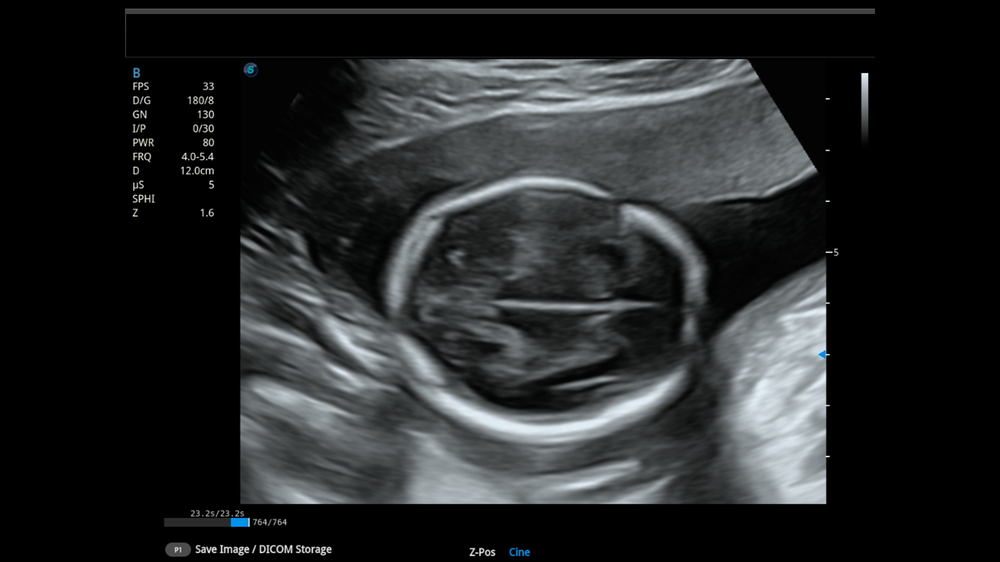
#> input picture pipeline/51.png, 1000 x 562 px, shrunk from 1920 x 1080 before the run
$ python image_quality_assessment.py ../pipeline/51.png ../pipeline/51.png   (older library calls are emulated)
#> lines starting #> are read from the running program, lines starting #| are printed output that depends on the picture; after the words box and inside, x2 and y2 are one past the last pixel; in counts of white or black regions, pixels touching at a corner belong together
"""
Image Quality Assessment for Fetal Ultrasound Images
This script implements 2 Full-Reference and 2 No-Reference metrics specifically useful for fetal ultrasound imaging.

Full-Reference Methods:
    1. SSIM (Structural Similarity Index) - Range: [-1, 1], Higher is better
    2. FSIM (Feature Similarity Index) - Range: [0, 1], Higher is better

No-Reference Methods:
    1. BRISQUE (Blind/Referenceless Image Spatial Quality Evaluator) - Range: [0, 100], Lower is better
    2. NIQE (Natural Image Quality Evaluator) - Range: [0, ∞], Lower is better
"""

import sys
import numpy as np
import cv2
from skimage.metrics import structural_similarity as ssim
from scipy.ndimage import convolve
from scipy.special import gamma
import warnings
warnings.filterwarnings('ignore')


# ======================== FULL-REFERENCE METHODS ========================

def calculate_ssim(reference_img, test_img):
    """
    Calculate Structural Similarity Index (SSIM)

    Args:
        reference_img: Reference/ground truth image
        test_img: Test/degraded image

    Returns:
        float: SSIM value in range [-1, 1], where 1 means identical images

    Quality Interpretation:
        > 0.9  : Excellent quality
        0.7-0.9: Good quality
        0.5-0.7: Fair quality
        < 0.5  : Poor quality
    """
    # Convert to grayscale if needed
    if len(reference_img.shape) == 3:
        reference_gray = cv2.cvtColor(reference_img, cv2.COLOR_BGR2GRAY)
    else:
        reference_gray = reference_img

    if len(test_img.shape) == 3:
        test_gray = cv2.cvtColor(test_img, cv2.COLOR_BGR2GRAY)
    else:
        test_gray = test_img

    # Calculate SSIM
    score, _ = ssim(reference_gray, test_gray, full=True)

    return score


def calculate_fsim(reference_img, test_img):
    """
    Calculate Feature Similarity Index (FSIM)

    Args:
        reference_img: Reference/ground truth image
        test_img: Test/degraded image

    Returns:
        float: FSIM value in range [0, 1], where 1 means identical images

    Quality Interpretation:
        > 0.9  : Excellent quality
        0.8-0.9: Good quality
        0.6-0.8: Fair quality
        < 0.6  : Poor quality
    """
    # Convert to grayscale if needed
    if len(reference_img.shape) == 3:
        img1 = cv2.cvtColor(reference_img, cv2.COLOR_BGR2GRAY)
    else:
        img1 = reference_img

    if len(test_img.shape) == 3:
        img2 = cv2.cvtColor(test_img, cv2.COLOR_BGR2GRAY)
    else:
        img2 = test_img

    # Convert to float
    img1 = img1.astype(np.float64)
    img2 = img2.astype(np.float64)

    # Constants
    T1 = 0.85  # Constant for phase congruency
    T2 = 160   # Constant for gradient magnitude

    # Calculate gradient magnitude using Scharr operator
    def gradient_magnitude(img):
        gx = cv2.Scharr(img, cv2.CV_64F, 1, 0)
        gy = cv2.Scharr(img, cv2.CV_64F, 0, 1)
        return np.sqrt(gx**2 + gy**2)

    # Calculate phase congruency (simplified version)
    def phase_congruency_simple(img):
        # Using edge detection as proxy for phase congruency
        edges = cv2.Canny(img.astype(np.uint8), 50, 150)
        return edges.astype(np.float64) / 255.0

    # Get gradient magnitudes
    gm1 = gradient_magnitude(img1)
    gm2 = gradient_magnitude(img2)

    # Get phase congruency
    pc1 = phase_congruency_simple(img1)
    pc2 = phase_congruency_simple(img2)

    # Calculate similarity for gradient magnitude
    S_gm = (2 * gm1 * gm2 + T2) / (gm1**2 + gm2**2 + T2)

    # Calculate similarity for phase congruency
    S_pc = (2 * pc1 * pc2 + T1) / (pc1**2 + pc2**2 + T1)

    # Combine similarities
    S_L = S_pc * S_gm

    # Calculate maximum of phase congruency maps
    PC_m = np.maximum(pc1, pc2)

    # Calculate FSIM
    fsim = np.sum(S_L * PC_m) / np.sum(PC_m + 1e-10)

    return fsim


# ======================== NO-REFERENCE METHODS ========================

def calculate_brisque(img):
    """
    Calculate BRISQUE (Blind/Referenceless Image Spatial Quality Evaluator)

    Args:
        img: Input image

    Returns:
        float: BRISQUE score in range [0, 100], where lower is better

    Quality Interpretation:
        0-20  : Excellent quality
        20-40 : Good quality
        40-60 : Fair quality
        60-80 : Poor quality
        80-100: Very poor quality
    """
    # Convert to grayscale if needed
    if len(img.shape) == 3:
        gray = cv2.cvtColor(img, cv2.COLOR_BGR2GRAY)
    else:
        gray = img

    gray = gray.astype(np.float64)

    # Normalize to zero mean and unit variance
    def compute_features(img):
        # MSCN (Mean Subtracted Contrast Normalized) coefficients
        mu = cv2.GaussianBlur(img, (7, 7), 7/6)
        mu_sq = mu * mu
        sigma = cv2.GaussianBlur(img * img, (7, 7), 7/6)
        sigma = np.sqrt(np.abs(sigma - mu_sq))

        # Avoid division by zero
        mscn = (img - mu) / (sigma + 1)

        # Calculate features from MSCN coefficients
        alpha, beta_l, beta_r = estimate_aggd_params(mscn)

        return [alpha, (beta_l + beta_r) / 2]

    def estimate_aggd_params(vec):
        # Estimate parameters of Asymmetric Generalized Gaussian Distribution
        vec = vec.flatten()

        # Calculate gamma parameters
        gam = np.arange(0.2, 10, 0.001)
        r_gam = (gamma(2/gam) ** 2) / (gamma(1/gam) * gamma(3/gam))

        # Calculate left and right variance
        left_std = np.sqrt(np.mean((vec[vec < 0]) ** 2))
        right_std = np.sqrt(np.mean((vec[vec > 0]) ** 2))

        # Calculate gamma mean
        gamma_mean = np.sqrt(np.mean(vec ** 2))

        # Prevent division by zero
        if gamma_mean < 1e-10:
            gamma_mean = 1e-10

        # Calculate r
        r = np.mean(np.abs(vec)) ** 2 / np.mean(vec ** 2)
        r = np.clip(r, 0.2, 0.999)

        # Find best matching gamma
        array_position = np.argmin(np.abs(r_gam - r))
        alpha = gam[array_position]

        return alpha, left_std, right_std

    # Extract features
    features = compute_features(gray)

    # Simplified BRISQUE score (actual BRISQUE uses SVR on extracted features)
    # This is a simplified version that gives an approximation
    # Lower alpha and higher beta indicate better quality
    score = abs(features[0] - 1.0) * 50 + (1.0 / (features[1] + 0.1)) * 10
    score = np.clip(score, 0, 100)

    return score


def calculate_niqe(img):
    """
    Calculate NIQE (Natural Image Quality Evaluator)

    Args:
        img: Input image

    Returns:
        float: NIQE score in range [0, ∞], where lower is better

    Quality Interpretation:
        0-3 : Excellent quality
        3-5 : Good quality
        5-7 : Fair quality
        7-10: Poor quality
        > 10: Very poor quality
    """
    # Convert to grayscale if needed
    if len(img.shape) == 3:
        gray = cv2.cvtColor(img, cv2.COLOR_BGR2GRAY)
    else:
        gray = img

    gray = gray.astype(np.float64)

    # Patch size
    patch_size = 96

    # Calculate MSCN coefficients
    mu = cv2.GaussianBlur(gray, (7, 7), 7/6)
    mu_sq = mu * mu
    sigma = cv2.GaussianBlur(gray * gray, (7, 7), 7/6)
    sigma = np.sqrt(np.abs(sigma - mu_sq))

    # MSCN coefficients
    mscn = (gray - mu) / (sigma + 1)

    # Extract patches
    h, w = mscn.shape
    num_patches = 0
    feature_vectors = []

    for i in range(0, h - patch_size, patch_size // 2):
        for j in range(0, w - patch_size, patch_size // 2):
            patch = mscn[i:i+patch_size, j:j+patch_size]

            if patch.shape[0] == patch_size and patch.shape[1] == patch_size:
                # Extract features from patch
                patch_mean = np.mean(patch)
                patch_var = np.var(patch)

                feature_vectors.append([patch_mean, patch_var])
                num_patches += 1

    if num_patches == 0:
        return 10.0  # Return poor quality if no patches found

    # Convert to numpy array
    features = np.array(feature_vectors)

    # Calculate multivariate Gaussian parameters
    mu_features = np.mean(features, axis=0)

    # Natural scene statistics parameters (pre-trained on pristine images)
    # These are simplified approximations
    mu_pristine = np.array([0.0, 1.0])  # Mean of pristine images

    # Calculate NIQE score as distance from pristine statistics
    niqe_score = np.linalg.norm(mu_features - mu_pristine)

    return niqe_score


# ======================== HELPER FUNCTIONS ========================

def interpret_quality(metric_name, score):
    """
    Interpret the quality score and provide a description
    """
    if metric_name == "SSIM":
        if score > 0.9:
            return "Excellent quality"
        elif score > 0.7:
            return "Good quality"
        elif score > 0.5:
            return "Fair quality"
        else:
            return "Poor quality"

    elif metric_name == "FSIM":
        if score > 0.9:
            return "Excellent quality"
        elif score > 0.8:
            return "Good quality"
        elif score > 0.6:
            return "Fair quality"
        else:
            return "Poor quality"

    elif metric_name == "BRISQUE":
        if score < 20:
            return "Excellent quality"
        elif score < 40:
            return "Good quality"
        elif score < 60:
            return "Fair quality"
        elif score < 80:
            return "Poor quality"
        else:
            return "Very poor quality"

    elif metric_name == "NIQE":
        if score < 3:
            return "Excellent quality"
        elif score < 5:
            return "Good quality"
        elif score < 7:
            return "Fair quality"
        elif score < 10:
            return "Poor quality"
        else:
            return "Very poor quality"

    return "Unknown"


def print_results(metric_name, score, score_range, interpretation):
    """
    Print formatted results
    """
    print(f"\n{'='*60}")
    print(f"Metric: {metric_name}")
    print(f"{'='*60}")
    print(f"Score: {score:.4f}")
    print(f"Range: {score_range}")
    print(f"Quality Assessment: {interpretation}")
    print(f"{'='*60}")


# ======================== MAIN FUNCTION ========================

def assess_image_quality(test_img_path, reference_img_path=None):
    """
    Assess image quality using multiple metrics

    Args:
        test_img_path: Path to the test image
        reference_img_path: Path to the reference image (optional, for FR metrics)
    """
#> called with test_img_path = '../pipeline/51.png', reference_img_path = '../pipeline/51.png'
    # Load test image
    test_img = cv2.imread(test_img_path)
#> test_img is the input picture: shape (562, 1000, 3); mean B, G, R 39.2, 38.4, 36.5
    if test_img is None:
        print(f"Error: Could not load test image from {test_img_path}")
        return

    print("\n" + "="*60)
    print("FETAL ULTRASOUND IMAGE QUALITY ASSESSMENT")
    print("="*60)
    print(f"Test Image: {test_img_path}")

    # Full-Reference Metrics (if reference image is provided)
    if reference_img_path:
        reference_img = cv2.imread(reference_img_path)
        if reference_img is None:
            print(f"Error: Could not load reference image from {reference_img_path}")
        else:
            print(f"Reference Image: {reference_img_path}")
            print("\n" + "="*60)
            print("FULL-REFERENCE METRICS")
            print("="*60)

            # Calculate SSIM
            ssim_score = calculate_ssim(reference_img, test_img)
#> in calculate_ssim, `score, _ = ssim(reference_gray, test_gray, full=True)`: score = 1
#> ssim_score = 1
            interpretation = interpret_quality("SSIM", ssim_score)
#> interpretation = 'Excellent quality'
            print_results("SSIM (Structural Similarity Index)",
                         ssim_score,
                         "[-1, 1] (Higher is better)",
                         interpretation)
#| Score: 1.0000

            # Calculate FSIM
            fsim_score = calculate_fsim(reference_img, test_img)
#> in gradient_magnitude, `gx = cv2.Scharr(img, cv2.CV_64F, 1, 0)`:
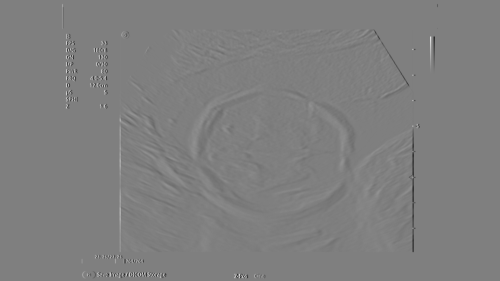
#> gx: shape (562, 1000) float64 (shown at 1/2 size); min -3769, max 3785, mean 0; drawn with min black and max white
#> in gradient_magnitude, `gy = cv2.Scharr(img, cv2.CV_64F, 0, 1)`:
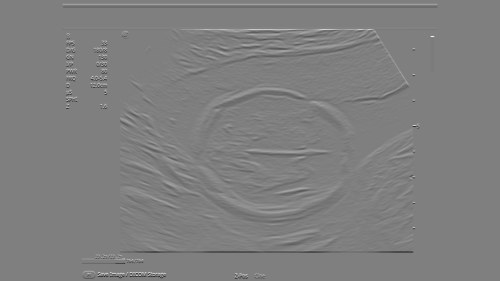
#> gy: shape (562, 1000) float64 (shown at 1/2 size); min -3780, max 3783, mean 0; drawn with min black and max white
#> in gradient_magnitude, `return np.sqrt(gx**2 + gy**2)`:
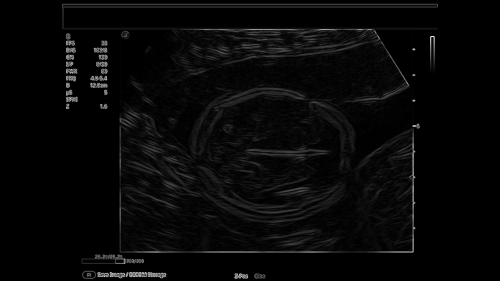
#> returned value: shape (562, 1000) float64 (shown at 1/2 size); min 0, max 3811.5, mean 117.3; drawn with min black and max white
#> in phase_congruency_simple, `edges = cv2.Canny(img.astype(np.uint8), 50, 150)`:
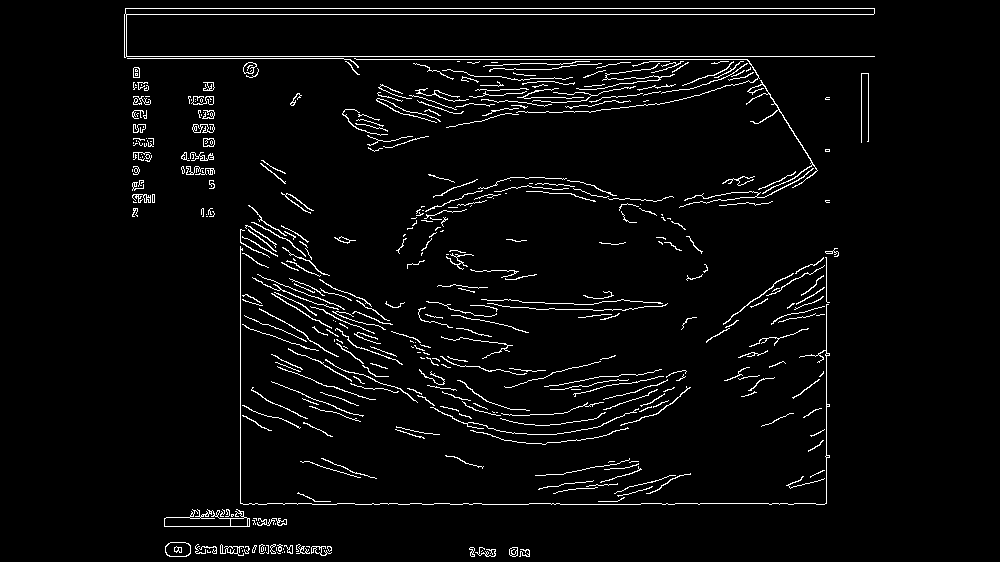
#> edges: shape (562, 1000); 3.8% white in thin lines or dots, all inside (x1, y1, x2, y2) = (124, 8, 875, 557)
#> in calculate_fsim, `fsim = np.sum(S_L * PC_m) / np.sum(PC_m + 1e-10)`: fsim = 1
#> fsim_score = 1
            interpretation = interpret_quality("FSIM", fsim_score)
            print_results("FSIM (Feature Similarity Index)",
                         fsim_score,
                         "[0, 1] (Higher is better)",
                         interpretation)
#| Score: 1.0000

    # No-Reference Metrics
    print("\n" + "="*60)
    print("NO-REFERENCE METRICS")
    print("="*60)

    # Calculate BRISQUE
    brisque_score = calculate_brisque(test_img)
#> in compute_features, `mu_sq = mu * mu`:
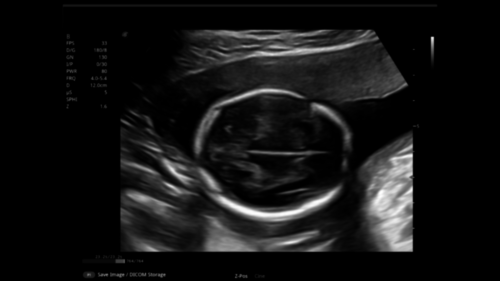
#> mu_sq: shape (562, 1000) float64 (shown at 1/2 size); min 0, max 54751.4, mean 4291.2; drawn with min black and max white
#> in compute_features, `sigma = np.sqrt(np.abs(sigma - mu_sq))`:
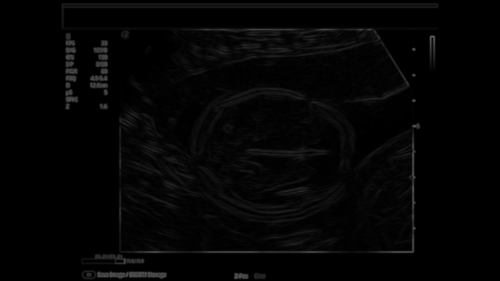
#> sigma: shape (562, 1000) float64 (shown at 1/2 size); min 0, max 102, mean 4.6
#> in compute_features, `mscn = (img - mu) / (sigma + 1)`:
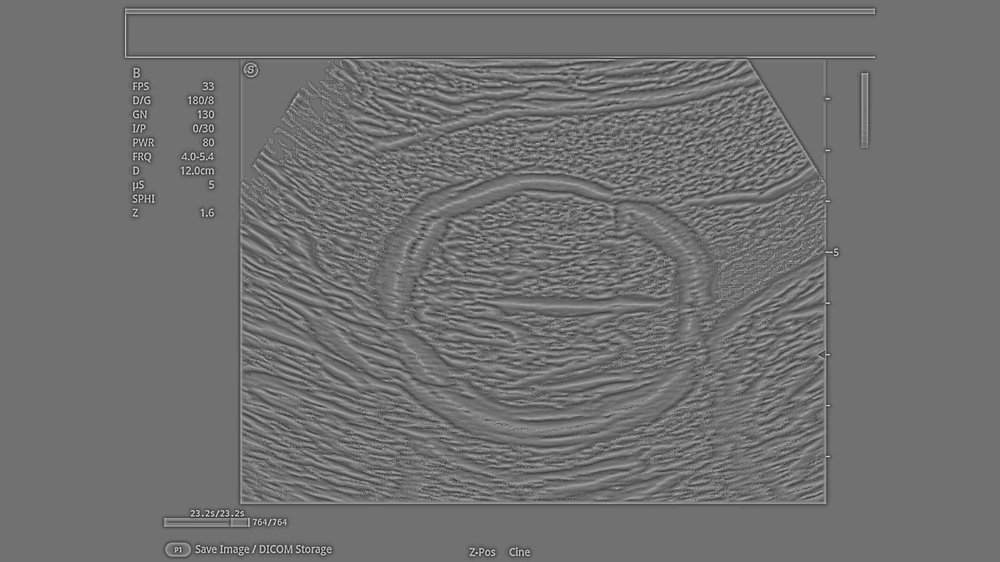
#> mscn: shape (562, 1000) float64; min -1.87, max 2.33, mean -0.00631; drawn with min black and max white
#> in estimate_aggd_params, `left_std = np.sqrt(np.mean((vec[vec < 0]) ** 2))`: left_std = 0.337
#> in estimate_aggd_params, `right_std = np.sqrt(np.mean((vec[vec > 0]) ** 2))`: right_std = 0.374
#> in estimate_aggd_params, `gamma_mean = np.sqrt(np.mean(vec ** 2))`: gamma_mean = 0.26
#> in estimate_aggd_params, `r = np.mean(np.abs(vec)) ** 2 / np.mean(vec ** 2)`: r = 0.323
#> in estimate_aggd_params, `array_position = np.argmin(np.abs(r_gam - r))`: array_position = 339
#> in estimate_aggd_params, `alpha = gam[array_position]`: alpha = 0.539
#> in compute_features, `alpha, beta_l, beta_r = estimate_aggd_params(mscn)`: beta_l = 0.337; beta_r = 0.374
#> in calculate_brisque, `features = compute_features(gray)`: features = [0.539, 0.355]
#> in calculate_brisque, `score = abs(features[0] - 1.0) * 50 + (1.0 / (features[1] + 0.1)) * 10`: score = 45.01
#> brisque_score = 45.01
    interpretation = interpret_quality("BRISQUE", brisque_score)
#> interpretation = 'Fair quality'
    print_results("BRISQUE (Blind Image Spatial Quality)",
                 brisque_score,
                 "[0, 100] (Lower is better)",
                 interpretation)
#| Score: 45.0120

    # Calculate NIQE
    niqe_score = calculate_niqe(test_img)
#> after the loop in calculate_niqe, `for i in range(0, h - patch_size, patch_size // 2):`: feature_vectors = 190 pairs, first value -0.0291 to 0.0104, second value 0 to 0.151; num_patches = 190
#> in calculate_niqe, `features = np.array(feature_vectors)`: features has the same summary as feature_vectors
#> in calculate_niqe, `mu_features = np.mean(features, axis=0)`: mu_features = [-0.00676, 0.0793]
#> in calculate_niqe, `niqe_score = np.linalg.norm(mu_features - mu_pristine)`: niqe_score = 0.921
#> niqe_score = 0.921
    interpretation = interpret_quality("NIQE", niqe_score)
#> interpretation = 'Excellent quality'
    print_results("NIQE (Natural Image Quality Evaluator)",
                 niqe_score,
                 "[0, ∞] (Lower is better)",
                 interpretation)
#| Score: 0.9208

    print("\n" + "="*60)
    print("ASSESSMENT COMPLETE")
    print("="*60 + "\n")


# ======================== EXAMPLE USAGE ========================

if __name__ == "__main__":

    # Check command line arguments
    if len(sys.argv) < 2:
        print("Please provide at least one image path.")
        print("Example: python image_quality_assessment.py test_image.png [reference_image.png]")

        # Assess good quality image
        print("\n" + "="*60)
        print("="*60)
        # assess_image_quality('/home/htic/fetalai_data/vasanth/datasets_to_work_with/parsed/new_parsed_dataset/02_BPD_HC_Transthalamic/INDTNCHE0100195_visit_1_Head_1_Transthalamic plane_1.png', '/home/htic/fetalai_data/vasanth/datasets_to_work_with/parsed/old_parsed_biometry/correct_size/bpd/51.png')
        assess_image_quality('/home/htic/fetalai_data/vasanth/datasets_to_work_with/parsed/new_parsed_dataset/02_BPD_HC_Transthalamic/INDTNCHE0100195_visit_1_Head_1_Transthalamic plane_1.png', '/home/htic/fetalai_data/vasanth/datasets_to_work_with/parsed/new_parsed_dataset/02_BPD_HC_Transthalamic/INDTNCHE0100150_visit_5_Head_1_Transthalamic plane_1.png')

    elif len(sys.argv) == 2:
        # No-reference only
        assess_image_quality(sys.argv[1])
    else:
        # Full-reference + No-reference
        assess_image_quality(sys.argv[1], sys.argv[2])
